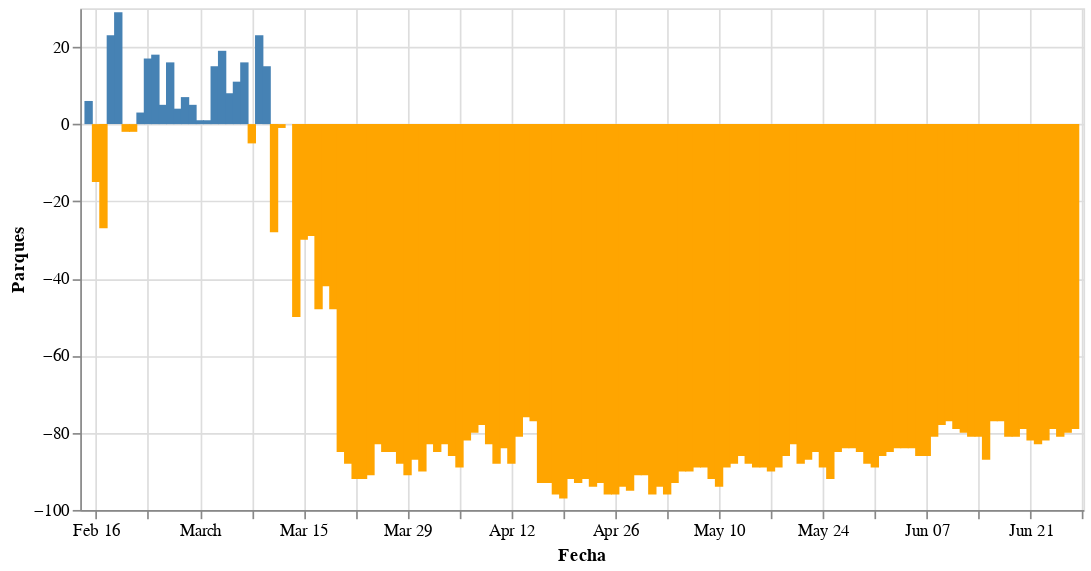

The code cell stored with this chart in its notebook:
### Code cell
import altair as alt
#from vega_datasets import data

#source = data.us_employment()

alt.Chart(df_googleAR).mark_bar().encode(
    x="Fecha:T",
    y="Parques:Q",
    color=alt.condition(
        alt.datum.Parques > 0,
        alt.value("steelblue"),  # The positive color
        alt.value("orange")  # The negative color
    )
).properties(width=600)

### Figure 1 — Vega-Lite specification as saved in the notebook (floating-point values rounded to 4 significant figures; data arrays with more than 128 entries replaced by an {"elided": "..."} marker saying what was removed)
{"config": {"view": {"continuousWidth": 400, "continuousHeight": 300}}, "data": {"name": "data-08f10bec744df7090aaa5d8f9bc6d60f"}, "mark": "bar", "encoding": {"color": {"condition": {"value": "steelblue", "test": "(datum.Parques > 0)"}, "value": "orange"}, "x": {"type": "temporal", "field": "Fecha"}, "y": {"type": "quantitative", "field": "Parques"}}, "width": 600, "$schema": "https://vega.github.io/schema/vega-lite/v4.8.1.json", "datasets": {"data-08f10bec744df7090aaa5d8f9bc6d60f": {"elided": "134 records"}}}
